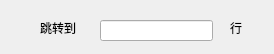
<?xml version="1.0" encoding="UTF-8"?>
<ui version="4.0">
 <class>JumpWindow</class>
 <widget class="QWidget" name="JumpWindow">
  <property name="geometry">
   <rect>
    <x>0</x>
    <y>0</y>
    <width>274</width>
    <height>54</height>
   </rect>
  </property>
  <property name="windowTitle">
   <string>Form</string>
  </property>
  <widget class="QLabel" name="label">
   <property name="geometry">
    <rect>
     <x>40</x>
     <y>20</y>
     <width>68</width>
     <height>15</height>
    </rect>
   </property>
   <property name="text">
    <string>跳转到</string>
   </property>
  </widget>
  <widget class="QLineEdit" name="lineEdit">
   <property name="geometry">
    <rect>
     <x>100</x>
     <y>20</y>
     <width>113</width>
     <height>21</height>
    </rect>
   </property>
  </widget>
  <widget class="QLabel" name="label_2">
   <property name="geometry">
    <rect>
     <x>230</x>
     <y>20</y>
     <width>68</width>
     <height>15</height>
    </rect>
   </property>
   <property name="text">
    <string>行</string>
   </property>
  </widget>
 </widget>
 <resources/>
 <connections/>
</ui>
